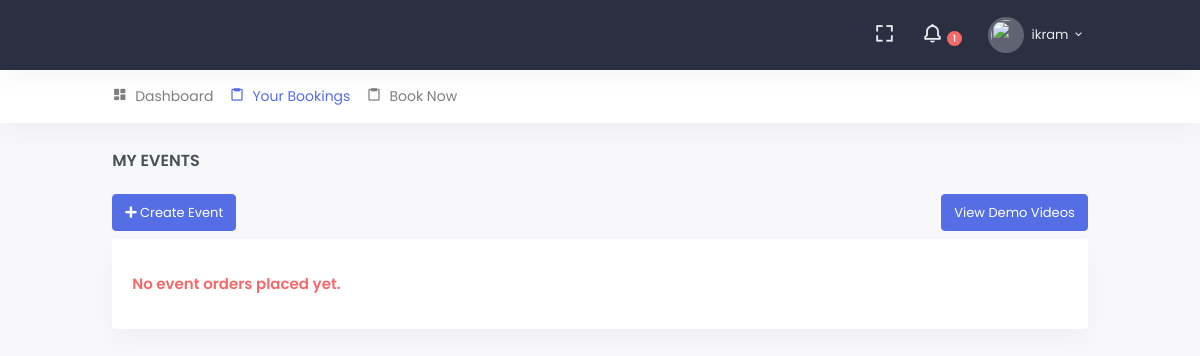
/c/event/ (signed in), run on an earlier commit of the app's database.
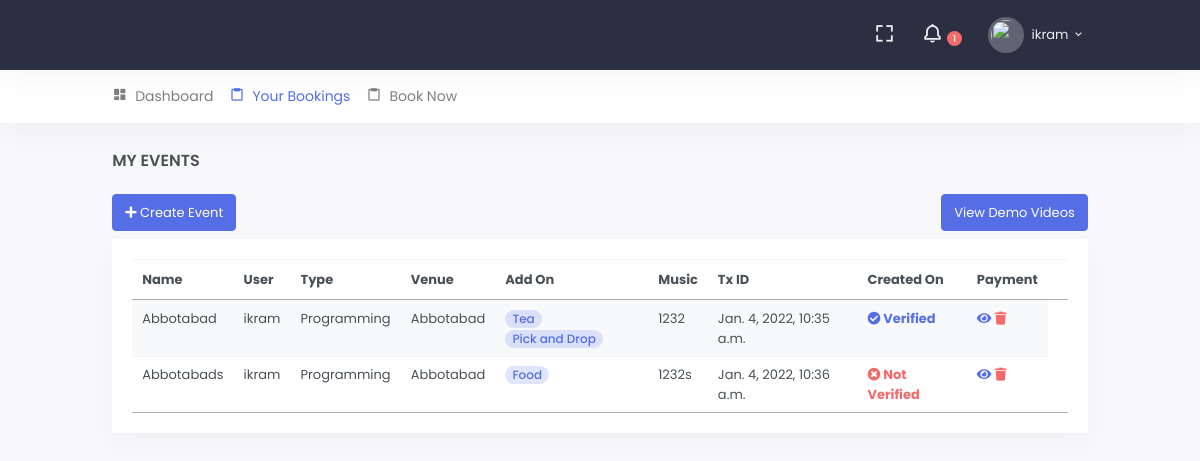
And on a later commit of the database.
### src/portals/admins/models.py (models this page shows, shortened)
class Event(models.Model):
    name = models.CharField(max_length=255)
    user = models.ForeignKey('accounts.User', on_delete=models.CASCADE)
    event_type = models.ForeignKey('EventType', on_delete=models.SET_NULL, null=True, blank=False)
    venue = models.ForeignKey('Venue', on_delete=models.SET_NULL, null=True, blank=False)
    add_ons = models.ManyToManyField(AddOn)
    no_of_persons = models.PositiveIntegerField(default=0)
    no_of_chairs = models.PositiveIntegerField(default=100)
    event_charge = models.FloatField(default=1000)
    venue_charge = models.FloatField(default=500)
    tax_charge = models.FloatField(default=100)
    total_charge = models.FloatField(default=0)
    transaction_id = models.CharField(
        max_length=1000, null=False, blank=False,
        help_text="Enter transaction id here, transaction id will be provided by your service provider "
                  "i.e EasyPaisa provide you through sms over a successful transaction", unique=True
    )
    single_split = models.BooleanField(default=False)
    double_split = models.BooleanField(default=False)
    triple_split = models.BooleanField(default=False)
    red_carpet = models.BooleanField(default=False)
    music = models.BooleanField(default=False)
    is_paid = models.BooleanField(default=False)
    is_active = models.BooleanField(default=True)
    created_on = models.DateTimeField(auto_now_add=True)
    event_date = models.DateTimeField()
    class Meta:
        verbose_name_plural = "Events"

class EventType(models.Model):
    name = models.CharField(max_length=255)
    description = models.TextField(null=True, blank=True)
    is_active = models.BooleanField(default=True)
    class Meta:
        ordering = ['-id']
    def __str__(self):
        return self.name

class Venue(models.Model):
    name = models.CharField(max_length=255)
    description = models.TextField(null=True, blank=True)
    is_active = models.BooleanField(default=True)
    class Meta:
        ordering = ['-id']
    def __str__(self):
        return self.name

class AddOn(models.Model):
    name = models.CharField(max_length=255)
    price = models.FloatField(null=False, blank=False)
    description = models.TextField(null=True, blank=True)
    is_active = models.BooleanField(default=True)
    class Meta:
        verbose_name_plural = 'Add Ons'
        ordering = ['-id']

### src/accounts/models.py (models this page shows, shortened)
class User(AbstractUser):
    GENDER_CHOICE = (
        ('m', 'Male'),
        ('f', 'Female'),
        ('o', 'Other'),
    )
    is_customer = models.BooleanField(default=False, help_text="This account belongs to customer")
    profile_image = models.ImageField(
        null=True, blank=True,
        upload_to='images/profiles/',
        verbose_name="Profile Picture", help_text="Profile image must be 150*150 in size of png, jpg or jpeg"
    )
    gender = models.CharField(max_length=1, null=True, blank=True, choices=GENDER_CHOICE)
    about = models.TextField(null=True, blank=True, help_text="Tell us something interesting about yourself")
    address = models.TextField(blank=True, null=True)
    phone_number = models.CharField(max_length=15, null=True, blank=True)
    class Meta:
        verbose_name_plural = "Users"
    def __str__(self):
        return self.username

### src/portals/customer/views.py (the view)
# urls.py: path('event/', EventsListView.as_view(), name='event-list'),
class EventsListView(ListView):
    template_name = 'customer/event_list.html'
    def get_queryset(self):
        return Event.objects.filter(user=self.request.user)

### src/portals/customer/templates/customer/event_list.html (shortened to what the changed rows need)
{% extends 'core/base.html' %}
{% load static %}
{% block base_links %}
    <link rel="stylesheet" href="https://cdn.datatables.net/1.10.22/css/jquery.dataTables.min.css">
    <link rel="stylesheet" href="https://cdn.datatables.net/buttons/1.6.5/css/buttons.dataTables.min.css">
{% endblock %}
{% block content %}
 <div class="row">
     <div class="col-12">
        <div class="card ">
            <div class="card-body">
                {% if event_list %}
                    <div class="table-responsive">
                        <table class="table table-hover table-striped">
                            <thead>
                            <tr>
                                <th>Name</th>
                                <th>User</th>
                                <th>Type</th>
                                <th>Venue</th>
                                <th>Add On</th>
                                <th>Music</th>
                                <th>Tx ID</th>
                                <th>Created On</th>
                                <th>Payment</th>
                                <th></th>
                            </tr>
                            </thead>
                            <tbody class="">
                            {% for row in event_list %}
                                <tr>
                                    <td>{{ row.name }}</td>
                                    <td>{{ row.user }}</td>
                                    <td>{{ row.event_type }}</td>
                                    <td>{{ row.venue }}</td>
                                    <td>
                                        {% for add_on in row.add_ons.all %}
                                            <span class="badge badge-pill badge-soft-primary font-size-12">{{ add_on.name }}</span>
                                        {% endfor %}
                                    </td>
                                    <td>{{ row.transaction_id }}</td>
                                    <td>{{ row.created_on }}</td>
                                    <td>
                                        {% if row.is_paid %}
                                            <b class="text-success">
                                                <a href="#">
                                                    <i class="fa fa-check-circle"></i> Verified
                                                </a>
                                            </b>
                                        {% else %}
                                            <b>
                                                <a href="#" class="text-danger">
                                                    <i class="fa fa-times-circle"></i> Not Verified
                                                </a>
                                            </b>
                                        {% endif %}
                                    </td>
                                    <td>
                                        <a href="{% url 'customer-portal:event-detail' row.pk %}">
                                            <i class="fa fa-eye"></i></a>
                                        <a class="text-danger"
                                           href="{% url 'customer-portal:event-delete' row.pk %}">
                                            <i class="fa fa-trash"></i></a>
                                    </td>
                                </tr>
                            {% endfor %}
                            </tbody>
                        </table>
                    </div>
                {% else %}
                    <p>
                    <h5 class="card-title text-danger">No event orders placed yet.</h5>
                    </p>
                {% endif %}
            </div>
        </div>
     </div>
 </div>
{% endblock %}

What changed in the data, as far as the page shows it:
added Event: name "Abbotabad", user "ikram", event_type "Programming", venue "Abbotabad", transaction_id "1232", created_on "Jan. 4, 2022, 10:35 a.m.", is_paid True (drawn)
now on this page (row unchanged): AddOn: name "Tea", shown under "Abbotabad"
now on this page (row unchanged): AddOn: name "Pick and Drop", shown under "Abbotabad"
added Event: name "Abbotabads", user "ikram", event_type "Programming", venue "Abbotabad", transaction_id "1232s", created_on "Jan. 4, 2022, 10:36 a.m.", is_paid False (drawn)
now on this page (row unchanged): AddOn: name "Food", shown under "Abbotabads"
Also different on the page:
text no longer shown: "No event orders placed yet."
text now shown: "Name User Type Venue Add On Music Tx ID Created On Payment"
